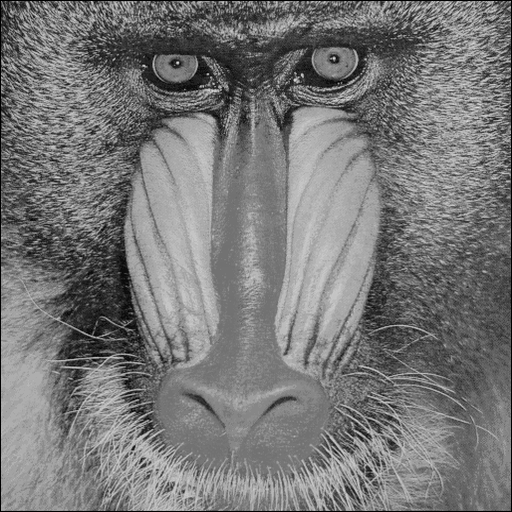
%> input picture IPI/codigo segmentação/codigo/bab512.tif, 512 x 512 px
$ octave --eval "sobeledge('bab512.tif');"   (GNU Octave 9; MATLAB toolbox functions it lacks are replaced by stand-ins)
%> lines starting %> are read from the running program, lines starting %| are printed output that depends on the picture
% Detetar transi珲es com sobel

% a)Sobel vertical com limiar automatico
% b)Sobel vertical com limiar especificado
% c)Sobel vertical e horizontal com limiar especificado
% d)45 graus da imagem filtrada com limiar e mascara especificadas
% e)-45 graus da imagem filtrada com limiar e mascara especificadas

function sobeledge(x)
%> called with x = 'bab512.tif'
f=imread(x);
%> f is the input picture: size 512x512 uint8; min 0, max 224, mean 119.2
f=im2double(f);
%> f: size 512x512 double
choice=0;
while (choice~=6)
choice=input('1: Vertical Sobel Mask - Automatic Threshold\n2: Vertical Sobel Mask - Specified Threshold\n3: Horizontal and Vertical Edges - Specified Threshold\n4: Edges at 45 degree - Specified Threshold\n5: Edges at -45 degree - Specified Threshold\n6: Exit\n Enter your choice : ');
switch choice
    case 1
        [VSFAT Threshold]=edge(f,'sobel','vertical');
        figure, imshow(f),title('Original Image'),figure,imshow(VSFAT),title('Sobel Filter - Automatic Threshold');
        Threshold
    case 2
        Threshold=input('Enter a Threshold value : ');
        VSFST=edge(f,'sobel',Threshold,'vertical');
        figure, imshow(f),title('Original Image'),figure,imshow(VSFST),title('Sobel Filter - Specified Threshold');
        Threshold
    case 3
        Threshold=input('Enter a Threshold value : ');
        SFST=edge(f,'sobel',Threshold);
        figure, imshow(f),title('Original Image'),figure,imshow(SFST),title('Sobel Filter (Horizontal and Vertical) - Specified Threshold');
        Threshold
    case 4
        Threshold=input('Enter a Threshold value : ');
        s45=[-2 -1 0;-1 0 1;0 1 2];
        SFST45=imfilter(f,s45,'replicate');
        SFST45=SFST45>=Threshold;
        figure, imshow(f),title('Original Image'),figure,imshow(SFST45),title('Sobel Filter (45 Degree) - Specified Threshold');
        Threshold
    case 5
        Threshold=input('Enter a Threshold value : ');
        sm45=[0 1 2;-1 0 1;-2 -1 0];
        SFSTM45=imfilter(f,sm45,'replicate');
        SFSTM45=SFSTM45>=Threshold;
        figure, imshow(f),title('Original Image'),figure,imshow(SFSTM45),title('Sobel Filter (45 Degree) - Specified Threshold');
        Threshold
    case 6
        display('Program Exited');
    otherwise
        display('\nWrong Choice\n');
    end
end
%> this loop made 2 passes; the answer given on pass 1: 1
%> Threshold on pass 1: 0.0987
%> pass 1, in sobeledge, `[VSFAT Threshold]=edge(f,'sobel','vertical');`:
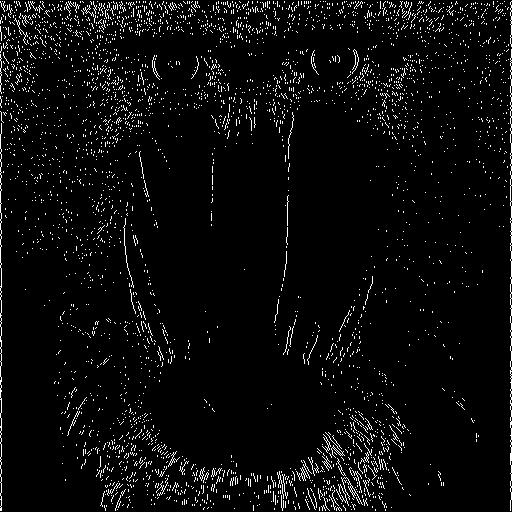
%> VSFAT: size 512x512 logical; 4.3% white in thin lines or dots

$ run again, on IPI/codigo segmentação/codigo/pentagon.tif
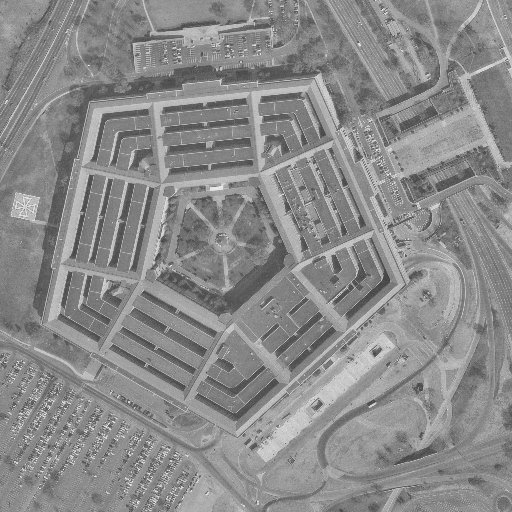
%> input picture IPI/codigo segmentação/codigo/pentagon.tif, 512 x 512 px
%> in sobeledge, f is the input picture: size 512x512 uint8; min 63, max 245, mean 138.5
%> f: size 512x512 double
%> the loop in sobeledge, `while (choice~=6)` made 2 passes; the answer given on pass 1: 1
%> Threshold on pass 1: 0.072
%> pass 1, in sobeledge, `[VSFAT Threshold]=edge(f,'sobel','vertical');`:
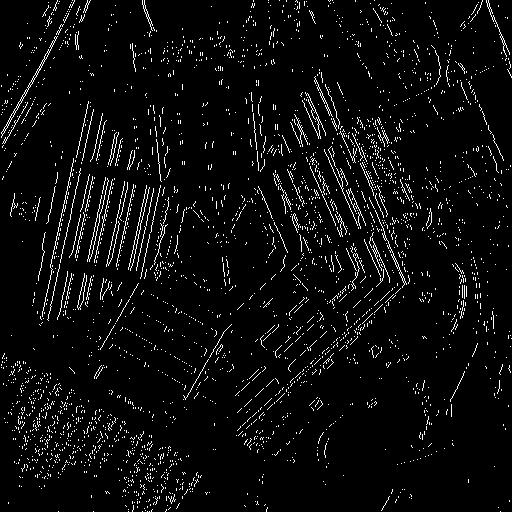
%> VSFAT: size 512x512 logical; 4.8% white in thin lines or dots

$ run again, on IPI/codigo segmentação/codigo/im2.jpg
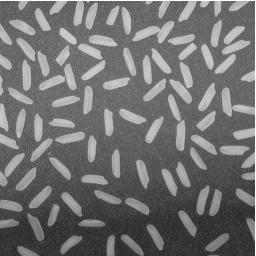
%> input picture IPI/codigo segmentação/codigo/im2.jpg, 256 x 256 px
%> in sobeledge, f is the input picture: size 256x256 uint8; min 32, max 255, mean 112.5
%> f: size 256x256 double
%> the loop in sobeledge, `while (choice~=6)` made 2 passes; the answer given on pass 1: 1
%> Threshold on pass 1: 0.101
%> pass 1, in sobeledge, `[VSFAT Threshold]=edge(f,'sobel','vertical');`:
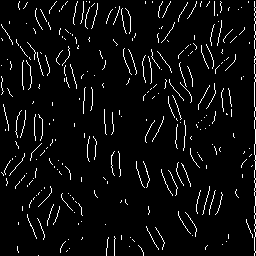
%> VSFAT: size 256x256 logical; 4.8% white in thin lines or dots
